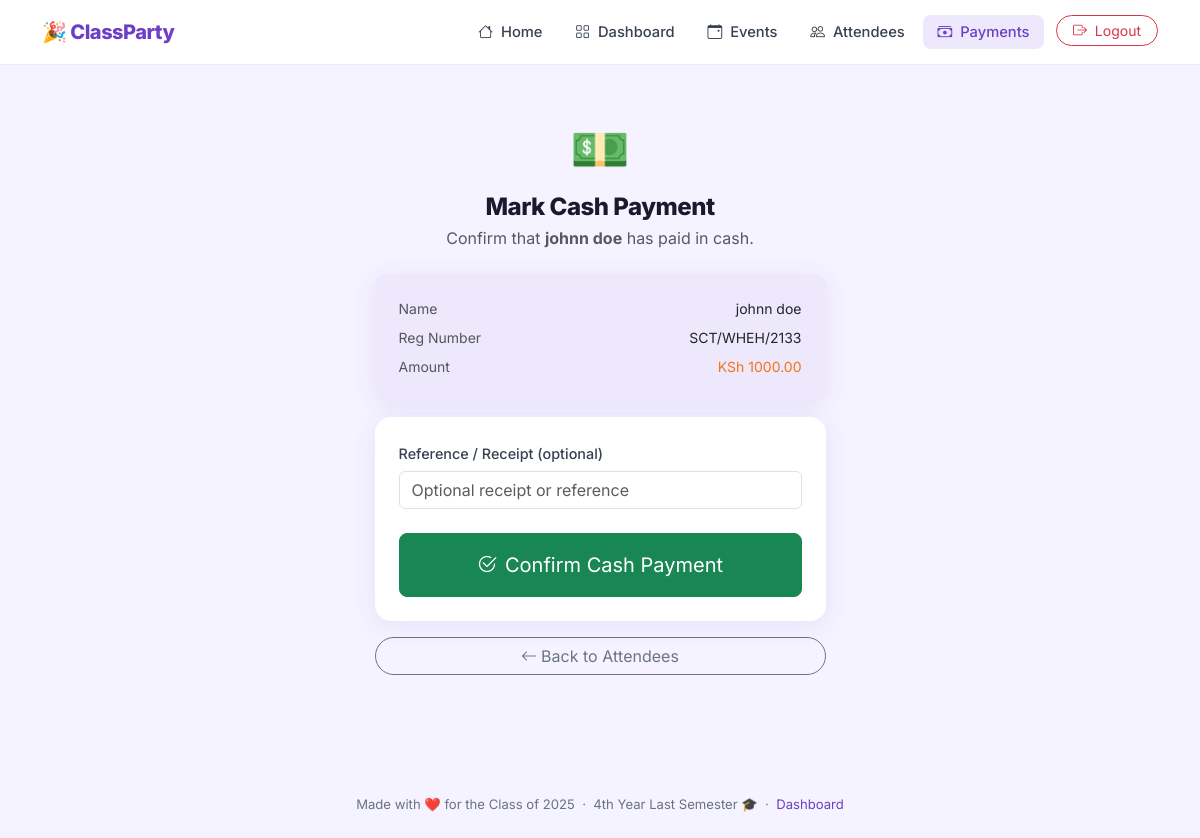
/payments/cash/1/ (signed in), run on the app's committed database.
### rsvp/models.py (models this page shows, shortened)
class RSVPEntry(models.Model):
    event = models.ForeignKey(Event, on_delete=models.CASCADE, related_name='rsvp_entries')
    full_name = models.CharField(max_length=200)
    registration_number = models.CharField(max_length=50, unique=True)
    phone_number = models.CharField(max_length=15)
    is_attending = models.BooleanField(default=True)
    created_at = models.DateTimeField(auto_now_add=True)
    updated_at = models.DateTimeField(auto_now=True)
    class Meta:
        ordering = ['-created_at']
        verbose_name = 'RSVP Entry'
        verbose_name_plural = 'RSVP Entries'
        unique_together = ('event', 'registration_number')
    @property
    def has_paid(self):
        return self.payments.filter(status='completed').exists()

### events/models.py (models this page shows, shortened)
class Event(models.Model):
    name = models.CharField(max_length=200)
    description = models.TextField(blank=True)
    date = models.DateTimeField()
    venue = models.CharField(max_length=300)
    contribution_amount = models.DecimalField(max_digits=10, decimal_places=2)
    rsvp_deadline = models.DateTimeField()
    mpesa_paybill = models.CharField(max_length=20, blank=True)
    mpesa_account = models.CharField(max_length=50, blank=True)
    is_active = models.BooleanField(default=True)
    created_at = models.DateTimeField(auto_now_add=True)
    updated_at = models.DateTimeField(auto_now=True)
    class Meta:
        ordering = ['-created_at']
        verbose_name = 'Event'
        verbose_name_plural = 'Events'

### payments/views.py (the view, shortened to what this page needs)
# urls.py: path('cash/<int:rsvp_pk>/', views.mark_cash_paid, name='mark_cash'),
@login_required
def mark_cash_paid(request, rsvp_pk):
    rsvp = get_object_or_404(RSVPEntry, pk=rsvp_pk)
    if rsvp.has_paid:
        messages.info(request, f'{rsvp.full_name} has already been marked as paid.')
        return redirect('rsvp:list')
    form = MarkCashPaidForm(request.POST or None)
    return render(request, 'payments/mark_cash.html', {'form': form, 'rsvp': rsvp})

### payments/forms.py
class MarkCashPaidForm(forms.ModelForm):
    class Meta:
        model = Payment
        fields = ['reference_code']
        widgets = {
            'reference_code': forms.TextInput(attrs={
                'class': 'form-control',
                'placeholder': 'Optional receipt or reference',
            })
        }
        labels = {
            'reference_code': 'Reference / Receipt (optional)',
        }

### templates/payments/mark_cash.html (shortened to what this page needs)
{% extends 'base.html' %}
{% block content %}
<div class="container py-5">
  <div class="row justify-content-center">
    <div class="col-lg-5 col-md-7">
      <div class="text-center mb-4">
        <div style="font-size:3rem;">💵</div>
        <h3 class="section-header mt-2 mb-1">Mark Cash Payment</h3>
        <p class="text-muted">Confirm that <strong>{{ rsvp.full_name }}</strong> has paid in cash.</p>
      </div>
      <div class="card p-4 mb-3" style="background:var(--primary-light); border-radius:12px;">
        <div class="d-flex justify-content-between mb-2">
          <span class="text-muted small">Name</span>
          <span class="fw-600 small">{{ rsvp.full_name }}</span>
        </div>
        <div class="d-flex justify-content-between mb-2">
          <span class="text-muted small">Reg Number</span>
          <span class="fw-600 small">{{ rsvp.registration_number }}</span>
        </div>
        <div class="d-flex justify-content-between">
          <span class="text-muted small">Amount</span>
          <span class="fw-700 small" style="color:var(--accent);">KSh {{ rsvp.event.contribution_amount }}</span>
        </div>
      </div>
      <div class="card p-4">
        <form method="POST">
          <div class="mb-4">
            <label class="form-label">{{ form.reference_code.label }}</label>
            {{ form.reference_code }}
          </div>
          <div class="d-grid">
            <button type="submit" class="btn btn-success btn-lg py-3 fw-700 rounded-3">
              <i class="bi bi-check2-circle me-2"></i>Confirm Cash Payment
            </button>
          </div>
        </form>
      </div>
      <a href="{% url 'rsvp:list' %}" class="btn btn-outline-secondary w-100 mt-3 rounded-pill">
        <i class="bi bi-arrow-left me-1"></i>Back to Attendees
      </a>
    </div>
  </div>
</div>
{% endblock %}

### templates/base.html (style rules this page uses)
:root { --primary: #6c3fc5; --primary-dark: #5530a0; --primary-light: #ede8fb; --accent: #f97316; --accent-light: #fff3e8; --success: #22c55e; --success-light: #dcfce7; --danger: #ef4444; --dark: #0f0f1a; --card-bg: #ffffff; --body-bg: #f5f3ff; --text-muted-custom: #6b7280; --border-radius: 16px; --border-radius-sm: 10px; --shadow: 0 4px 24px rgba(108,63,197,0.10); --shadow-hover: 0 8px 32px rgba(108,63,197,0.18); }
* { box-sizing: border-box; }
body { font-family: 'Inter', sans-serif; background: var(--body-bg); color: #1a1a2e; min-height: 100vh; }
.card { border: none; border-radius: var(--border-radius); box-shadow: var(--shadow); background: var(--card-bg); }
.form-label { font-weight: 500; font-size: 0.9rem; color: #374151; margin-bottom: 0.4rem; }
.section-header { font-weight: 800; font-size: 1.5rem; letter-spacing: -0.5px; color: #1a1a2e; }

### data on the page
RSVPEntry: full_name "johnn doe", registration_number "SCT/WHEH/2133", event.contribution_amount "1000.00"
